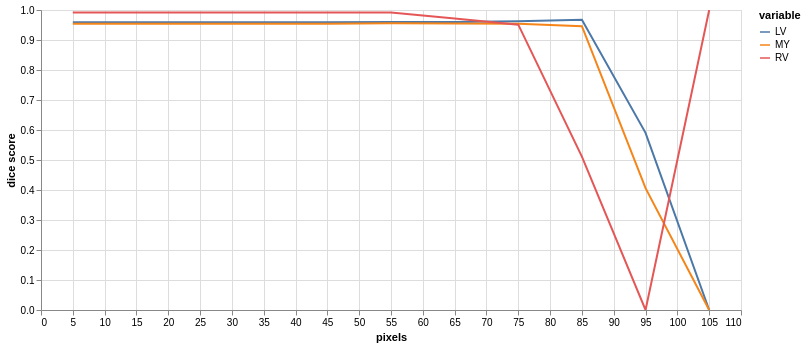

Write notebook code for a chart like this one.
### Code cell
(alt
 .Chart(results.melt(id_vars=['pixels'],value_vars=['LV','MY','RV'],value_name='dice score'))
 .mark_line()
 .encode(
     x="pixels",
     y="dice score",
     color="variable",
     tooltip="dice score"
 )
 .properties(width=700,height=300)
 .interactive()
)

### Figure 1 — Vega-Lite specification as saved in the notebook (floating-point values rounded to 4 significant figures)
{"config": {"view": {"continuousWidth": 300, "continuousHeight": 300}}, "data": {"name": "data-f7fb96f4611401599c1ada41ef9c39ae"}, "mark": {"type": "line"}, "encoding": {"color": {"field": "variable", "type": "nominal"}, "tooltip": {"field": "dice score", "type": "quantitative"}, "x": {"field": "pixels", "type": "quantitative"}, "y": {"field": "dice score", "type": "quantitative"}}, "height": 300, "params": [{"name": "param_3", "select": {"type": "interval", "encodings": ["x", "y"]}, "bind": "scales"}], "width": 700, "$schema": "https://vega.github.io/schema/vega-lite/v5.20.1.json", "datasets": {"data-f7fb96f4611401599c1ada41ef9c39ae": [{"pixels": 5, "variable": "LV", "dice score": 0.9593}, {"pixels": 15, "variable": "LV", "dice score": 0.9593}, {"pixels": 25, "variable": "LV", "dice score": 0.9593}, {"pixels": 35, "variable": "LV", "dice score": 0.9593}, {"pixels": 45, "variable": "LV", "dice score": 0.9593}, {"pixels": 55, "variable": "LV", "dice score": 0.9598}, {"pixels": 65, "variable": "LV", "dice score": 0.9598}, {"pixels": 75, "variable": "LV", "dice score": 0.9627}, {"pixels": 85, "variable": "LV", "dice score": 0.9672}, {"pixels": 95, "variable": "LV", "dice score": 0.5904}, {"pixels": 105, "variable": "LV", "dice score": 0.0}, {"pixels": 5, "variable": "MY", "dice score": 0.9545}, {"pixels": 15, "variable": "MY", "dice score": 0.9545}, {"pixels": 25, "variable": "MY", "dice score": 0.9545}, {"pixels": 35, "variable": "MY", "dice score": 0.9545}, {"pixels": 45, "variable": "MY", "dice score": 0.9539}, {"pixels": 55, "variable": "MY", "dice score": 0.9556}, {"pixels": 65, "variable": "MY", "dice score": 0.9549}, {"pixels": 75, "variable": "MY", "dice score": 0.9543}, {"pixels": 85, "variable": "MY", "dice score": 0.9462}, {"pixels": 95, "variable": "MY", "dice score": 0.4061}, {"pixels": 105, "variable": "MY", "dice score": 0.0}, {"pixels": 5, "variable": "RV", "dice score": 0.9916}, {"pixels": 15, "variable": "RV", "dice score": 0.9916}, {"pixels": 25, "variable": "RV", "dice score": 0.9916}, {"pixels": 35, "variable": "RV", "dice score": 0.9916}, {"pixels": 45, "variable": "RV", "dice score": 0.9913}, {"pixels": 55, "variable": "RV", "dice score": 0.9913}, {"pixels": 65, "variable": "RV", "dice score": 0.9716}, {"pixels": 75, "variable": "RV", "dice score": 0.9511}, {"pixels": 85, "variable": "RV", "dice score": 0.5114}, {"pixels": 95, "variable": "RV", "dice score": 0.0}, {"pixels": 105, "variable": "RV", "dice score": 1.0}]}}
